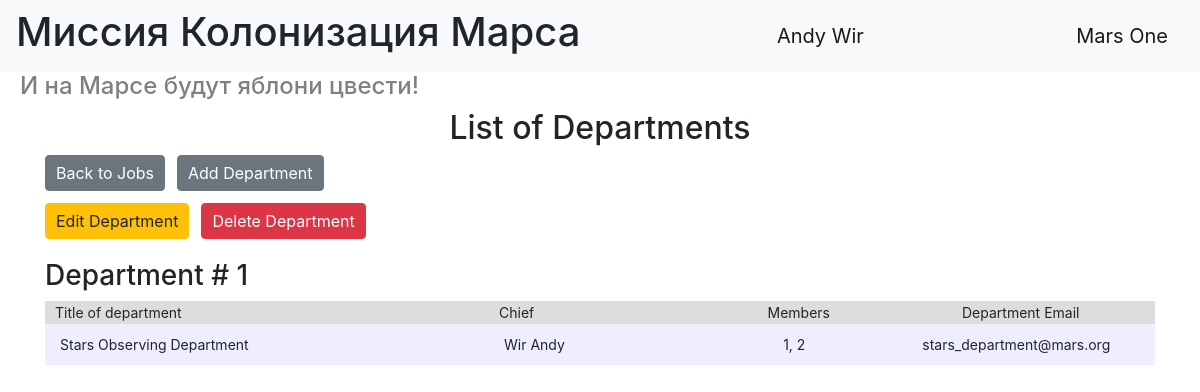
The page /departments (signed in) on the database its author committed.
### data/users.py (models this page shows, shortened)
class User(SqlAlchemyBase, UserMixin, SerializerMixin):
    __tablename__ = 'users'
    id = sqlalchemy.Column(sqlalchemy.Integer,
                           primary_key=True, autoincrement=True)
    surname = sqlalchemy.Column(sqlalchemy.String, nullable=True)
    name = sqlalchemy.Column(sqlalchemy.String, nullable=True)
    age = sqlalchemy.Column(sqlalchemy.Integer, nullable=True)
    position = sqlalchemy.Column(sqlalchemy.String, nullable=True)
    speciality = sqlalchemy.Column(sqlalchemy.String, nullable=True)
    address = sqlalchemy.Column(sqlalchemy.String, nullable=True)
    email = sqlalchemy.Column(sqlalchemy.String,
                              index=True, unique=True, nullable=True)
    hashed_password = sqlalchemy.Column(sqlalchemy.String, nullable=True)
    modified_date = sqlalchemy.Column(sqlalchemy.DateTime,
                                      default=datetime.datetime.now)
    jobs = orm.relationship("Jobs", back_populates='user')
    departments = orm.relationship("Department", secondary='association', back_populates='users')

### data/departments.py (models this page shows)
class Department(SqlAlchemyBase, SerializerMixin):
    __tablename__ = 'department'
    id = sqlalchemy.Column(sqlalchemy.Integer,
                           primary_key=True, autoincrement=True)
    title = sqlalchemy.Column(sqlalchemy.String, nullable=True, unique=True)
    chief = sqlalchemy.Column(sqlalchemy.Integer, sqlalchemy.ForeignKey("users.id"), nullable=True)
    members = sqlalchemy.Column(sqlalchemy.String, nullable=True)
    email = sqlalchemy.Column(sqlalchemy.String,
                              index=True, unique=True, nullable=True)
    users = orm.relationship("User",
                             secondary=association_table,
                             back_populates="departments")
    chief_user = orm.relationship("User", foreign_keys=[chief])

### main.py (the view)
@app.route("/departments")
def departments():
    deps = db_sess.query(Department).order_by(Department.id).all()
    numbered_deps = list(enumerate(deps, start=1))
    return render_template("departments.html", title='List of Departments', deps=numbered_deps)

### main.py (called while the page is built)
@login_manager.user_loader
def load_user(user_id):
    return db_sess.query(User).get(user_id)

### templates/departments.html (shortened to what this page needs)
{% extends "base.html" %}
{% block content %}
<h2 style="text-align: center">List of Departments</h2>
<div style="margin-bottom: 20px;">
    {% if current_user.is_authenticated %}
    <div style="margin-bottom: 12px;">
        <div style="display: flex; gap: 12px;">
            <a href="/" class="btn btn-secondary" style="padding: 5px 10px; display: inline-block;">Back to
                Jobs</a>
            <a href="adddepartment" class="btn btn-secondary" style="padding: 5px 10px; display: inline-block;">Add
                Department</a>
        </div>
    </div>
    {% endif %}
    {% for index, dep in deps %}
    {% if current_user.is_authenticated and (current_user.id == dep.chief or current_user.id == 1) %}
    <div style="margin-bottom: 12px;">
        <div style="display: flex; gap: 12px;">
            <a href="/editdepartment/{{ dep.id }}" class="btn btn-warning"
               style="padding: 5px 10px; display: inline-block;">Edit
                Department</a>
            <a href="/deletedepartment/{{ dep.id }}" class="btn btn-danger"
               style="padding: 5px 10px; display: inline-block;">Delete
                Department</a>
        </div>
    </div>
    {% endif %}
</div>
<div>
    <h3 style="text-align: left">Department # {{ index }}</h3>
    <table>
        <colgroup>
            <col style="width: 40%;">
            <col style="width: 20%;">
            <col style="width: 15%">
            <col style="width: 25%">
            <col style="width: 15%">
        </colgroup>
        <tr>
            <th style="text-align: left; ">Title of department</th>
            <th style="text-align: left">Chief</th>
            <th>Members</th>
            <th>Department Email</th>
        </tr>
        <tr>
            <td style="text-align: left">{{ dep.title }}</td>
            <td style="text-align: left">
                {% if dep.chief_user %}
                {{ dep.chief_user.surname }} {{ dep.chief_user.name }}
                {% else %}
                Не назначен
                {% endif %}
            </td>
            <td>{{ dep.members }}</td>
            <td>{{ dep.email }}</td>
        </tr>
    </table>
</div>
<br>
{% endfor %}
{% endblock %}

### templates/base.html (shortened to what this page needs)
<!DOCTYPE html>
<html lang="en">
<head>
    <link rel="stylesheet"
          href="https://stackpath.bootstrapcdn.com/bootstrap/4.4.1/css/bootstrap.min.css"
>
    <link rel="stylesheet" href="/static/css/style.css">
</head>
<body>
<header>
    <nav class="navbar navbar-light bg-light">
        <h1>Миссия Колонизация Марса</h1>
        {% if current_user.is_authenticated %}
        <a class="navbar-brand" href="/logout">{{ current_user.name }} {{ current_user.surname }}</a>
        {% else %}
        <p>
            <a class="btn btn-primary " href="/register">Register</a>
            <a class="btn btn-success" href="/login">Login</a>
        </p>
        {% endif %}
        <a class="navbar-brand">Mars One</a>
    </nav>
    <h4>И на Марсе будут яблони цвести!</h4>
</header>
<main role="main" class="container">
    {% block content %}{% endblock %}
</main>
</body>
</html>

### static/css/style.css (style rules this page uses)
h4 { color: gray; padding-left: 20px; }

### templates/departments.html (style rules this page uses)
th { background-color: #dddddd; padding-left: 10px; height: min-content; }
td { background-color: #eeeeff; padding: 10px 15px; }
table { width: 100%; font-size: 14px; }
th, td { font-weight: normal; text-align: center; }

### rows shown on the page
User: name "Andy", surname "Wir"
Department: id "1", title "Stars Observing Department", chief_user.surname "Wir", chief_user.name "Andy", members "1, 2", email "stars_department@mars.org"
